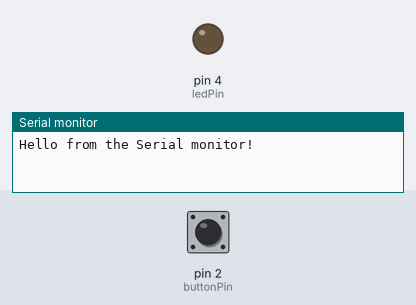
A sketch run on a simulated Arduino Uno, built with avr-gcc and run on an emulated ATmega328P. On the bench: output pins drawn as LEDs (lit = HIGH), the last lines printed to the serial monitor. The test bench sets the inputs (shaded band); at power-on: pin 2 (buttonPin) LOW.

Above: at 1.2 s.
1.3 s: pin 2 (buttonPin) pulled HIGH for 0.15 s
At 2.1 s:
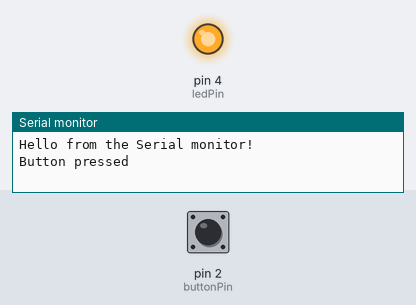
3.8 s: pin 2 (buttonPin) pulled HIGH for 3.2 s
At 8.6 s:
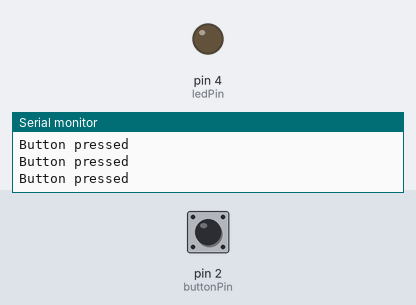
Timing chart, 0 to 10.1 s (numbered marks = the images above; inputs shaded):
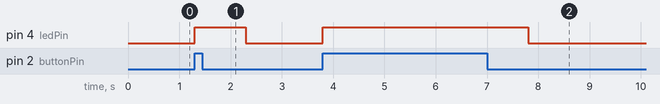

Measured:
- after the input at 1.3 s, pin 4 (ledPin): LOW → HIGH at once, → LOW 1.0 s later
- after the input at 3.8 s, pin 4 (ledPin): LOW → HIGH at once, → LOW 4.0 s later

The sketch:

lab1.ino
```cpp
int ledPin = 4;
int buttonPin = 2;

void setup() {
  // put your setup code here, to run once:
  Serial.begin(9600);
  pinMode(ledPin, OUTPUT);
  pinMode(buttonPin, INPUT);
  Serial.println("Hello from the Serial monitor!");
}

void loop() {
  // put your main code here, to run repeatedly:
  char input = digitalRead(buttonPin);
  if(input == HIGH){
    digitalWrite(ledPin, HIGH);
    Serial.println("Button pressed");
    delay(1000);
  }
  else{
    digitalWrite(ledPin, LOW);
  }
}
```
